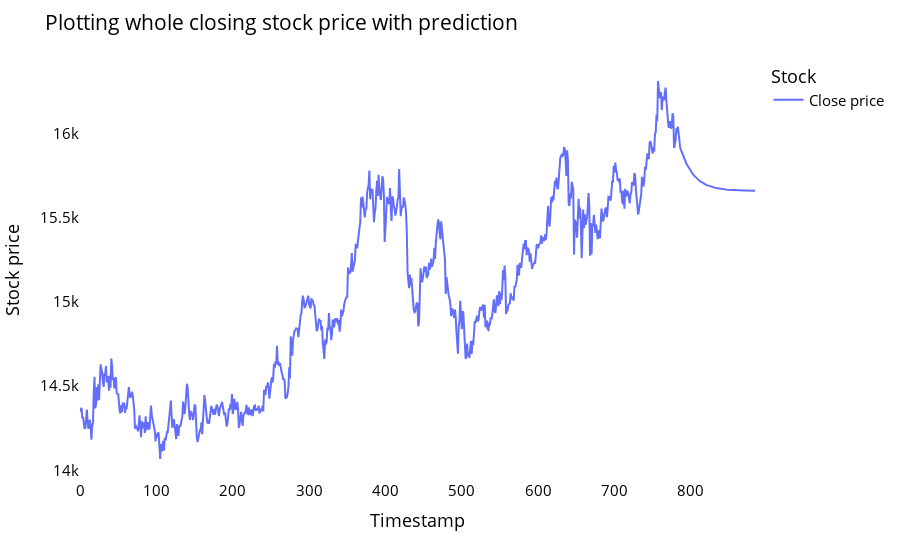

Write notebook code for a chart like this one.
### Code cell
lstmdf=closedf.tolist()
lstmdf.extend((np.array(lst_output).reshape(-1,1)).tolist())
lstmdf=scaler.inverse_transform(lstmdf).reshape(1,-1).tolist()[0]

names = cycle(['Close price'])

fig = px.line(lstmdf,labels={'value': 'Stock price','index': 'Timestamp'})
fig.update_layout(title_text='Plotting whole closing stock price with prediction',
                  plot_bgcolor='white', font_size=15, font_color='black',legend_title_text='Stock')

fig.for_each_trace(lambda t:  t.update(name = next(names)))

fig.update_xaxes(showgrid=False)
fig.update_yaxes(showgrid=False)
fig.show()

### Figure 1 — Plotly figure (JSON) as saved in the notebook; plotly's stock layout.template omitted (floating-point values rounded to 4 significant figures; data arrays with more than 128 entries replaced by an {"elided": "..."} marker saying what was removed)
{"data": [{"hovertemplate": "variable=0<br>Timestamp=%{x}<br>Stock price=%{y}<extra></extra>", "legendgroup": "0", "line": {"color": "#636efa", "dash": "solid"}, "marker": {"symbol": "circle"}, "mode": "lines", "name": "Close price", "orientation": "v", "showlegend": true, "type": "scatter", "visible": true, "x": {"elided": "885 int values"}, "xaxis": "x", "y": {"elided": "885 float values"}, "yaxis": "y"}], "layout": {"autosize": true, "font": {"color": "black", "size": 15}, "legend": {"title": {"text": "Stock"}, "tracegroupgap": 0}, "margin": {"t": 60}, "plot_bgcolor": "white", "title": {"text": "Plotting whole closing stock price with prediction"}, "xaxis": {"anchor": "y", "autorange": true, "domain": [0, 1], "range": [0, 884], "showgrid": false, "title": {"text": "Timestamp"}, "type": "linear"}, "yaxis": {"anchor": "x", "autorange": true, "domain": [0, 1], "range": [13940.0, 16440.0], "showgrid": false, "title": {"text": "Stock price"}, "type": "linear"}}}
